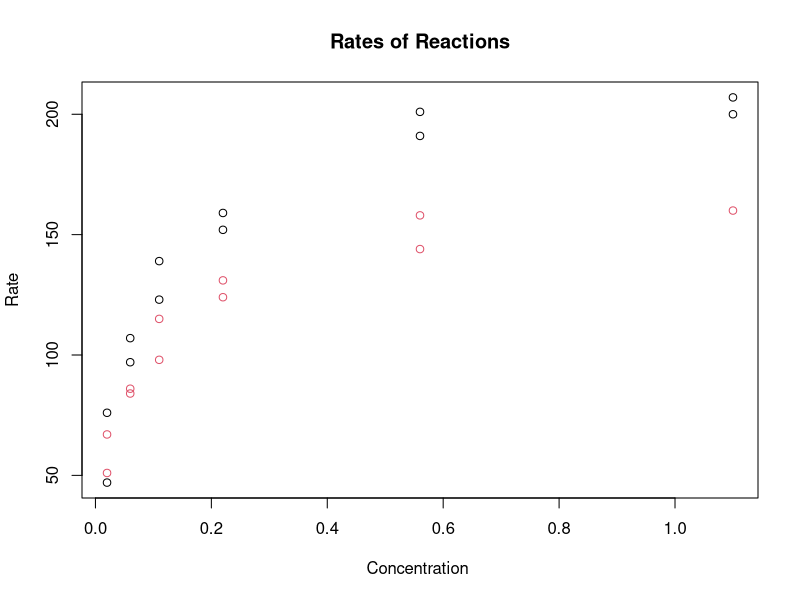
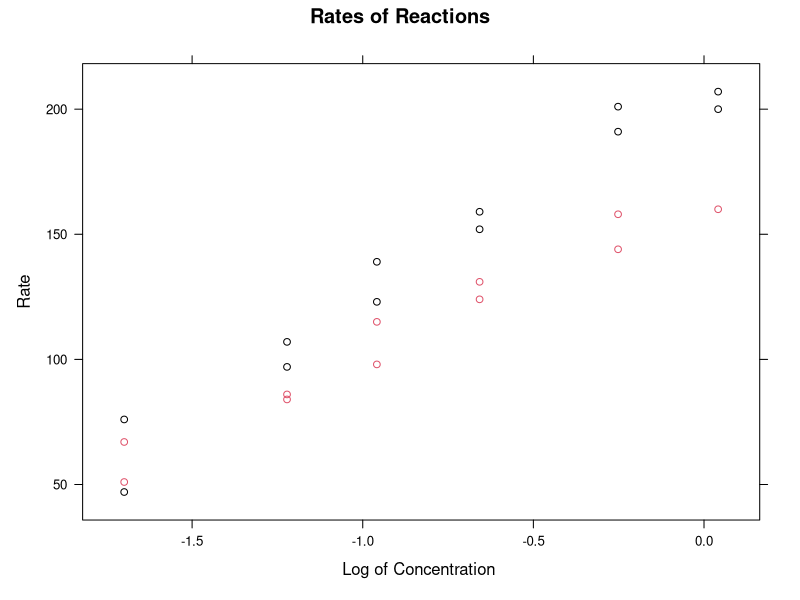
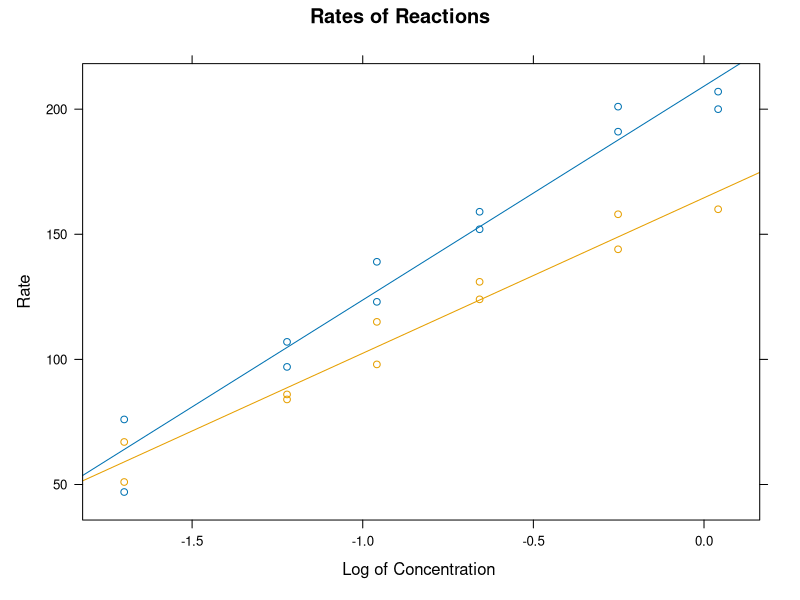
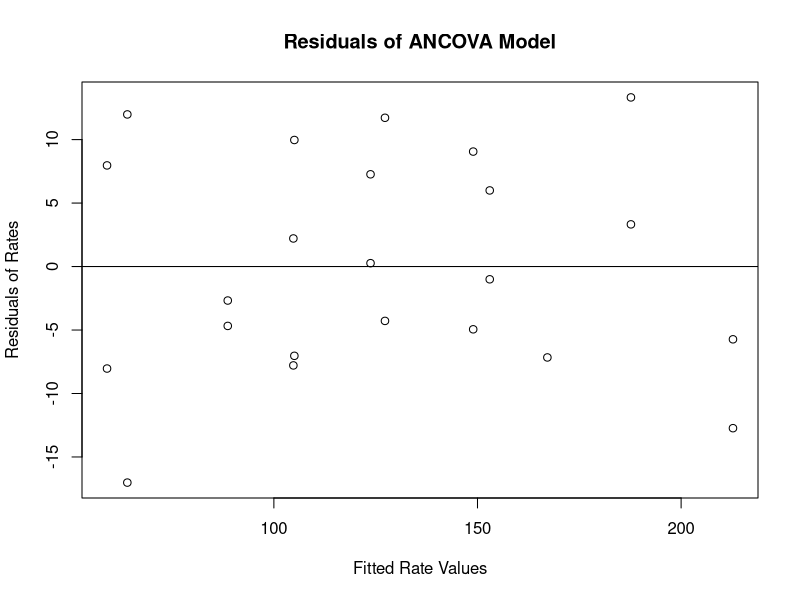

The R script that drew these images, in order:
## ---- chunk 1
knitr::opts_chunk$set(message=FALSE)
## ---- chunk 2
knitr::opts_chunk$set(echo = FALSE)
options(digits=4)
## ---- chunk 3
data(Puromycin)
attach(Puromycin)
plot(conc, rate, main="Rates of Reactions",
     xlab="Concentration ", ylab="Rate", col=Puromycin$state)
## ---- chunk 4
Puromycin = transform(Puromycin, logconc = log(conc, base = 10))
lattice::xyplot(rate~logconc, data = Puromycin, main="Rates of Reactions",
                xlab="Log of Concentration ", ylab="Rate", col=Puromycin$state)
## ---- chunk 5
model1 = lm(rate~., data = Puromycin, na.action = na.exclude)
#Info on Model 1
summary(model1)


#####Model 2- ANCOVA with different slopes and intercepts
#Find Model 2
model2 <- lm(rate ~ logconc *state, data = Puromycin)
(b0 <- coef(model2)["(Intercept)"])
(b1 <- coef(model2)["logconc"])
(b2 <- coef(model2)["stateuntreated"])
(b3 <- coef(model2)["logconc:stateuntreated"])
#Info on Model 2
summary(model2)

#######Which model is Better?
#TEST THE AIC VALUES
AIC(model1)
AIC(model2)

#Run an F Test
anova(model1, model2)
## ---- chunk 6
library(knitr)
kable(confint(model2))
## ---- chunk 7
(beta1CI <- confint(model2)["(Intercept)",])
## ---- chunk 8
model2 <- lm(rate ~ logconc *state, data = Puromycin)
lattice::xyplot(rate~logconc, data = Puromycin, main="Rates of Reactions",
                xlab="Log of Concentration ", ylab="Rate", groups = state,type = c("p","r"))
## ---- chunk 9
(predict(model2, new = data.frame(logconc= -.39794, state="treated")))
(predict(model2, new = data.frame(logconc= -.39794, state="treated"),  interval = "confidence"))
predint1 = (predict(model2, new = data.frame(logconc= -.39794, state="treated"), interval="predict"))
## ---- chunk 10
plot(resid(model2)~fitted(model2), data = Puromycin, main="Residuals of ANCOVA Model", xlab="Fitted Rate Values", ylab="Residuals of Rates")
abline(h = 0)
